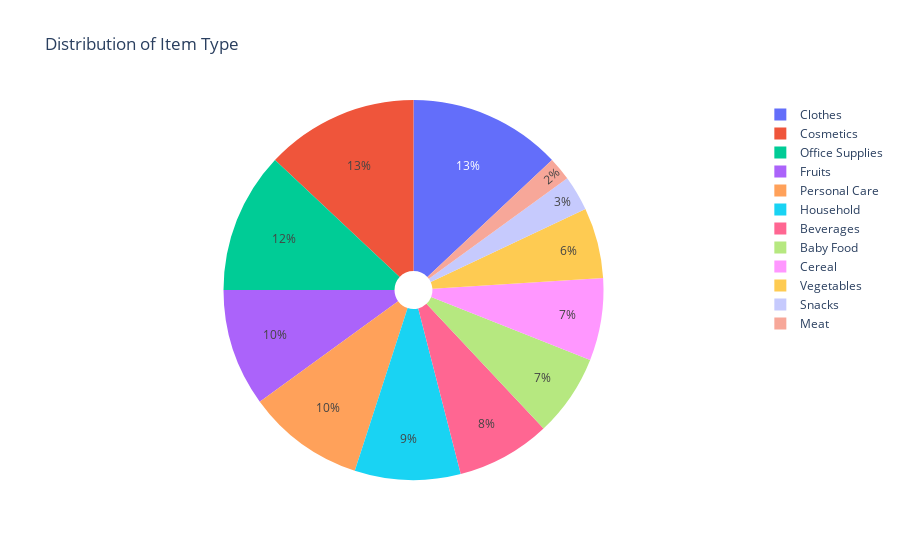

Notebook source saved alongside this figure:
### Markdown cell above
### Sales-trend -> month wise

### Code cell
F=df['Item_Type'].value_counts().sort_values(ascending=False)
label=F.index
size=F.values
trace =go.Pie(labels=label, values=size, marker=dict(), hole=.1)
data_trace = [trace]
layout = go.Layout(title='Distribution of Item Type')
fig=go.Figure(data=data_trace,layout=layout)
py.iplot(fig)

### Figure 1 — Plotly figure (JSON) as saved in the notebook; plotly's stock layout.template omitted (floating-point values rounded to 4 significant figures)
{"data": [{"hole": 0.1, "labels": ["Clothes", "Cosmetics", "Office Supplies", "Fruits", "Personal Care", "Household", "Beverages", "Baby Food", "Cereal", "Vegetables", "Snacks", "Meat"], "type": "pie", "values": [13, 13, 12, 10, 10, 9, 8, 7, 7, 6, 3, 2]}], "layout": {"title": {"text": "Distribution of Item Type"}}}
